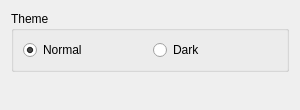
<?xml version="1.0" encoding="UTF-8"?>
<ui version="4.0">
 <class>Dialog</class>
 <widget class="QDialog" name="Dialog">
  <property name="windowModality">
   <enum>Qt::ApplicationModal</enum>
  </property>
  <property name="geometry">
   <rect>
    <x>0</x>
    <y>0</y>
    <width>300</width>
    <height>110</height>
   </rect>
  </property>
  <property name="windowTitle">
   <string>Settings</string>
  </property>
  <layout class="QGridLayout" name="gridLayout">
   <item row="0" column="0">
    <widget class="QGroupBox" name="groupBox">
     <property name="title">
      <string>Theme</string>
     </property>
     <layout class="QHBoxLayout" name="horizontalLayout">
      <item>
       <widget class="QRadioButton" name="rd_theme_normal">
        <property name="text">
         <string>Normal</string>
        </property>
        <property name="checked">
         <bool>true</bool>
        </property>
       </widget>
      </item>
      <item>
       <widget class="QRadioButton" name="rd_theme_dark">
        <property name="text">
         <string>Dark</string>
        </property>
       </widget>
      </item>
     </layout>
    </widget>
   </item>
   <item row="1" column="0">
    <spacer name="verticalSpacer">
     <property name="orientation">
      <enum>Qt::Vertical</enum>
     </property>
     <property name="sizeHint" stdset="0">
      <size>
       <width>20</width>
       <height>40</height>
      </size>
     </property>
    </spacer>
   </item>
  </layout>
 </widget>
 <resources/>
 <connections/>
</ui>
